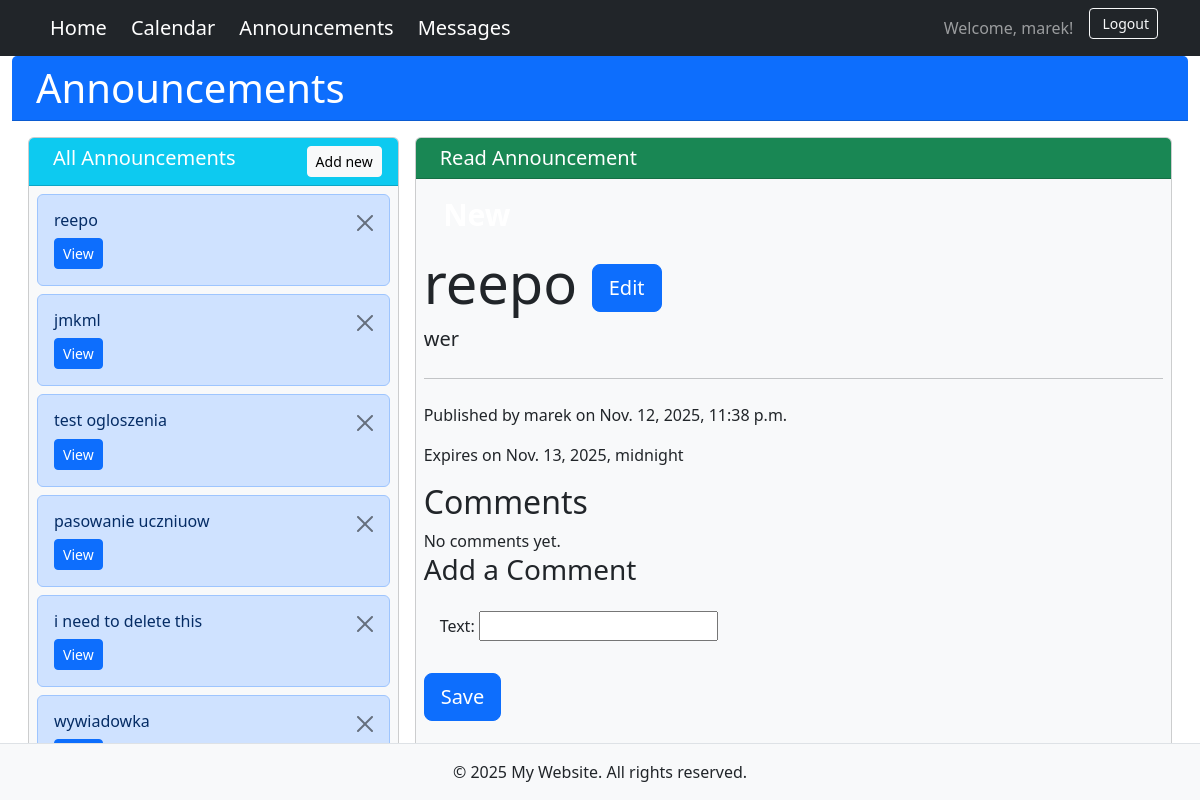
The app's page /announcements/19/ (signed in) with its own data.
### announcements/models.py (models this page shows)
class Announcement(models.Model):
    author = models.ForeignKey(
        User,
        on_delete=models.CASCADE,
        related_name="authored_announcements",
        null=True,
    )
    pub_date = models.DateTimeField("date published",auto_now_add=True)
    exp_date = models.DateTimeField("expiration date",null=True)
    title = models.CharField(max_length=200,default="Title")
    text = models.CharField(max_length=1500)
    groups = models.ManyToManyField(Group, related_name="announcements")
    users = models.ManyToManyField(User, related_name="announcements")

### announcements/views.py (the view, shortened to what this page needs)
# urls.py: path("announcements/<int:pk>/", AnnouncementDetailView.as_view(), name="announcement_detail"),
class AnnouncementDetailView(FormMixin, DetailView):
    model = Announcement
    template_name = 'announcement.html'
    context_object_name = 'announcement'
    form_class = AnnouncementCommentForm
    def get_status(self,announcement):
        if announcement.exp_date is None:
            return "Unlimited"
        elif announcement.exp_date > datetime.datetime.now(tz=ZoneInfo(TIME_ZONE)):
            return "Active"
        elif announcement.exp_date < datetime.datetime.now(tz=ZoneInfo(TIME_ZONE)):
            return "Expired"
    def get_context_data(self, **kwargs):
        context = super().get_context_data(**kwargs)
        context['form'] = self.get_form()
        context['comments'] = self.object.comments.all()  # All comments related to this announcement
        context['status'] = self.get_status(self.object)
        context['announcements'] = Announcement.objects.all().order_by('-pub_date')
        return context

### announcements/forms.py
class AnnouncementCommentForm(forms.ModelForm):
    class Meta:
        model = AnnouncementComment
        fields = ['text']

### announcements/templates/announcement.html (shortened to what this page needs)
{% extends 'announcements_page.html' %}
{% block announcement %}
<div class="card-header bg-success text-white">
<h5 class="mb-0">
    Read Announcement
</h5>
</div>
<div class="card-body flex-grow-1 overflow-auto p-2">
    <h1><span class="badge badge-primary">New</span></h1>
<div class="jumbotron">
  <h1 class="display-4">{{ announcement.title }}  <a class="btn btn-primary btn-lg" href="{% url 'announcement_edit' announcement.pk %}" role="button">Edit</a>
 </h1>
  <p class="lead">{{ announcement.text }}</p>
  <hr class="my-4">
  <p>Published by {{ announcement.author }} on {{ announcement.pub_date }}</p>
  <p>Expires on {{ announcement.exp_date }}</p>
</div>
<h2>Comments</h2>
<ul class="list-group">
    {% for comment in announcement.comments.all %}
    <li class="list-group-item">
        <div class="card">
  <div class="card-body">
    <p2>{{ comment.author }} on {{ comment.comment_date }}</p2>
    <p class="h4">{{ comment.text }}</p>
  </div>
</div>
    </li>
    {% empty %}
        <li>No comments yet.</li>
    {% endfor %}
</ul>
<h3>Add a Comment</h3>
<form method="post">
    <div class="card-body">
    {{ form.as_p }}
  </div>
       <button class="btn btn-primary btn-lg" type="submit">Save</button></a>
    </form>
</div>
{% endblock %}

### announcements/templates/announcements_page.html (shortened to what this page needs)
{% extends 'base.html' %}
{% block content %}
<div class="container-fluid d-flex flex-column overflow-hidden" style="height: calc(100vh - var(--navbar-height, 80px));">
    <div class="row flex-grow-1 g-0">
        <div class="col-12">
            <div class="card h-100 border-0">
                <div class="card-header bg-primary text-white">
                    <h1 class="mb-0">
                        Announcements
                    </h1>
                </div>
                <div class="card-body flex-grow-1 p-3 d-flex flex-column overflow-hidden">
                    {% if user.is_authenticated %}
                        <div class="row flex-grow-1 overflow-hidden g-3">
                            <div class="col-lg-4 col-md-12 d-flex">
                                <div class="flex-grow-1 d-flex flex-column">
                                    <div class="card bg-light flex-grow-1 d-flex flex-column">
                                        <div class="card-header bg-info text-white">
                                            <h5 class="mb-0">
                                                All Announcements
                                                <a href="{% url 'announcement_create' %}" class="btn btn-sm btn-light float-end">Add new</a>
                                            </h5>
                                        </div>
                                        <div class="card-body flex-grow-1 overflow-auto p-2">
                                            {% for ann in announcements %}
                                                <div class="alert alert-primary alert-dismissible fade show mb-2" role="alert">
                                                    <h6 class="alert-heading">{{ ann.title }}</h6>
                                                    <button type="button" class="btn-close" data-bs-dismiss="alert"></button>
                                                    <a href="{% url 'announcement_detail' ann.pk %}" class="btn btn-primary btn-sm">View</a>
                                                </div>
                                            {% endfor %}
                                        </div>
                                    </div>
                                </div>
                            </div>
                            <div class="col-lg-8 col-md-12 d-flex">
                                <div class="flex-grow-1 d-flex flex-column">
                                    <div class="card bg-light flex-grow-1 d-flex flex-column">
                                        {% block announcement %}{% endblock %}
                                    </div>
                                </div>
                            </div>
                        </div>
                    {% endif %}
                </div>
            </div>
        </div>
    </div>
</div>
{% endblock %}

### templates/base.html (shortened to what this page needs)
{% load django_bootstrap5 %}
<!DOCTYPE html>
<html lang="en">
<head>
    {% bootstrap_css %}
</head>
<body>
    <div class="main-wrapper">
        <nav class="navbar navbar-expand-lg navbar-dark bg-dark">
            <div class="container" style="width: 100%;">
                <a class="navbar-brand" href="{% url 'landing' %}">
                    Home
                </a>
                {% if user.is_authenticated %}
                <a class="navbar-brand" href="{% url 'calendar' %}">
                    Calendar
                </a>
                <a class="navbar-brand" href="{% url 'announcements_page' %}">
                    Announcements
                </a>
                <a class="navbar-brand" href="{% url 'landing' %}">
                    Messages
                </a>
                {% endif %}
                <div class="navbar-nav ms-auto">
                    {% if user.is_authenticated %}
                        <span class="navbar-text me-3">
                            Welcome, {{ user.first_name|default:user.username }}!
                        </span>
                        <form method="post" action="{% url 'logout' %}" class="d-inline">
                            <button type="submit" class="btn btn-outline-light btn-sm">
                                Logout
                            </button>
                        </form>
                    {% endif %}
                </div>
            </div>
        </nav>
        <div class="content-area">
            {% block content %}{% endblock %}
        </div>
        <footer class="footer">
            <div class="container text-center">
                <p class="mb-0">&copy; 2025 My Website. All rights reserved.</p>
            </div>
        </footer>
    </div>
</body>
</html>

### templates/base.html (style rules this page uses)
html, body { height: 100%; margin: 0; padding: 0; overflow: hidden; }
.main-wrapper { height: 100vh; display: flex; flex-direction: column; }
.navbar { flex-shrink: 0; }
.content-area { flex-grow: 1; overflow: hidden; }
.footer { flex-shrink: 0; background-color: #f8f9fa; padding: 1rem 0; border-top: 1px solid #dee2e6; }

### records on screen
Announcement: title "reepo", text "wer", author "marek", pub_date "Nov. 12, 2025, 11:38 p.m.", exp_date "Nov. 13, 2025, midnight"
Announcement: title "jmkml"
Announcement: title "test ogloszenia"
Announcement: title "pasowanie uczniuow"
Announcement: title "i need to delete this"
Announcement: title "wywiadowka"

### other values on screen
{{ user.first_name|default:user.username }} "marek"
